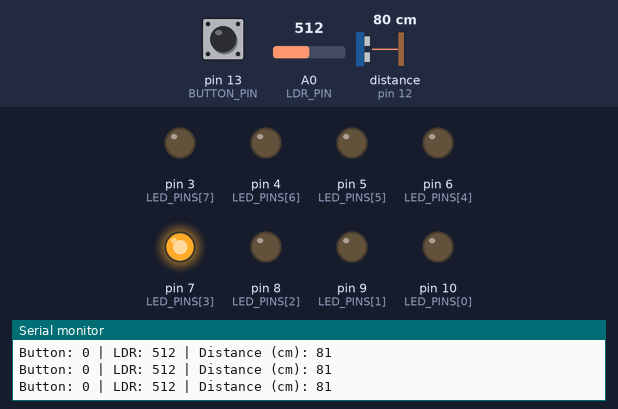
Simulated run of this sketch. Board: Arduino Uno, built with avr-gcc and run on an emulated ATmega328P. Parts: output pins drawn as LEDs (lit = HIGH), the last lines printed to the serial monitor. Inputs (shaded band) come from the test bench; at power-on: distance to the obstacle (sensor on pin 12) 80 cm, pin 13 (BUTTON_PIN) HIGH, A0 (LDR_PIN) = 512. The echo pulse lasts 58.3 µs per cm.

Above: at 4.7 s.
4.8 s: distance to the obstacle (sensor on pin 12) set to 120 cm
At 6.5 s:
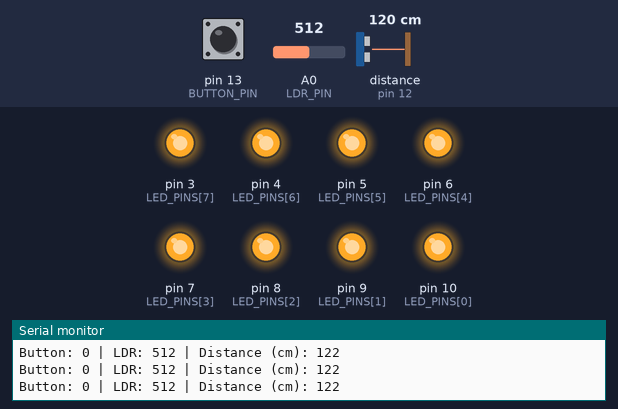
26.8 s: distance to the obstacle (sensor on pin 12) set to 9 cm
At 28.43 s:
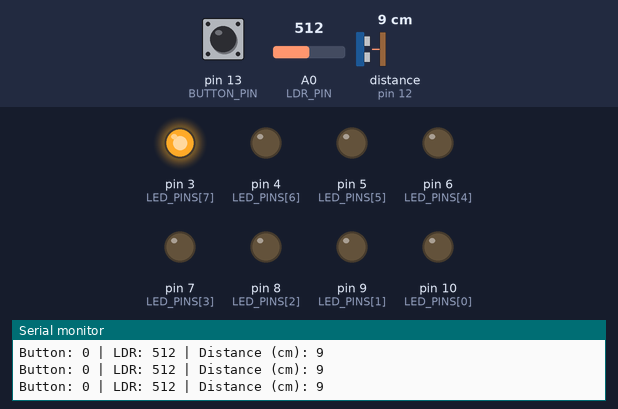
Timing chart, 0 to 54.8 s (numbered marks = the images above; inputs shaded):
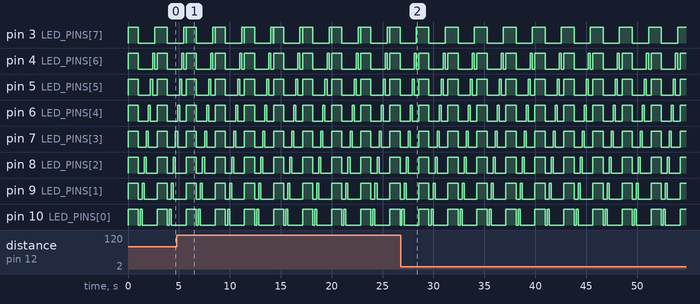

The sketch:

component_tester.ino
```cpp
/* Own a Snoopy Component Tester

To test all components to make sure they work properly

Created May 7th, 2025
By Jun Chen, Sunyu Jung

The Circuit:
* Button, LDR, and Ultrasonic Sensor as input
* 8 LEDs, and serial readout of sensor readings as output

  -----------------------------------------------------------
  • Reports the state of every input to the Serial Monitor every 100 ms
  • LED animation:
        1. All eight LEDs ON for 1 s
        2. Each LED lights up in sequence (200 ms per LED)
        3. Pause 250 ms
        4. Repeat
  Hardware‑only dependency:  NewPing library for the HC‑SR04‑style ultrasonic sensor
*/

#include <NewPing.h>

/* ---------- Pin assignments ---------- */
const int LDR_PIN      = A0;
const int BUTTON_PIN   = 13;
const int TRIG_PIN     = 11;
const int ECHO_PIN     = 12;
const int LED_PINS[8]  = {10, 9, 8, 7, 6, 5, 4, 3};

const byte  NUM_LEDS        = 8;
const unsigned int MAX_CM   = 300;      // Max range for NewPing

/* ---------- Objects & timers ---------- */
NewPing sonar(TRIG_PIN, ECHO_PIN, MAX_CM);

unsigned long lastSerial   = 0;
const  unsigned long SERIAL_PERIOD = 100;

unsigned long lastAnim     = 0;
int  animStep              = -1;            // –1  ➜ “all‑on” phase

/* ---------- Setup ---------- */
void setup() {
  Serial.begin(9600);

  pinMode(BUTTON_PIN, INPUT_PULLUP);         // HIGH = not pressed

  for (byte i = 0; i < NUM_LEDS; ++i) {
    pinMode(LED_PINS[i], OUTPUT);
    digitalWrite(LED_PINS[i], LOW);
  }
}

void loop() {
  unsigned long now = millis();

  /* ---- Periodic serial report ---- */
  if (now - lastSerial >= SERIAL_PERIOD) {
    bool  buttonPressed = (digitalRead(BUTTON_PIN) == LOW);   // 1 = pressed
    int   ldrValue      = analogRead(LDR_PIN);                // 0‑1023
    unsigned int distance = sonar.ping_cm();                  // 0 cm if out of range

    Serial.print("Button: ");
    Serial.print(buttonPressed);
    Serial.print(" | LDR: ");
    Serial.print(ldrValue);
    Serial.print(" | Distance (cm): ");
    Serial.println(distance);

    lastSerial = now;
  }

  /* ----   LED animation ---- */
  if (animStep == -1) {                     // *** Phase A: all LEDs ON ***
    for (byte i = 0; i < NUM_LEDS; ++i) digitalWrite(LED_PINS[i], HIGH);

    if (now - lastAnim >= 1000) {           // After 1 s ➜ move to phase B
      for (byte i = 0; i < NUM_LEDS; ++i) digitalWrite(LED_PINS[i], LOW);
      animStep  = 0;
      lastAnim  = now;
    }
  }
  else {                                    // *** Phase B: one‑by‑one ***
    if (now - lastAnim >= 200) {            // Change LED every 200 ms
      // Turn all off first
      for (byte i = 0; i < NUM_LEDS; ++i) digitalWrite(LED_PINS[i], LOW);

      // Light the current LED
      digitalWrite(LED_PINS[animStep], HIGH);

      // Advance to next LED
      animStep = (animStep + 1) % NUM_LEDS;

      if (animStep == 0) {                  // Completed the chase loop
        /* --- small delay before restarting animation --- */
        delay(250);                         // 250 ms pause
        // Ensure LEDs are off during the pause
        for (byte i = 0; i < NUM_LEDS; ++i) digitalWrite(LED_PINS[i], LOW);
        animStep = -1;                      // Back to “all on” phase
        lastAnim = millis();                // Reset timer after delay
      } else {
        lastAnim = now;
      }
    }
  }
}
```

Measured:
- by itself, pin 3 (LED_PINS[7]): alternates HIGH for 1.3 s and LOW for 1.6 s
- by itself, pin 4 (LED_PINS[6]): repeats every 2.9 s: LOW 0.25 s, HIGH 1.0 s, LOW 1.4 s, HIGH 0.20 s
- by itself, pin 5 (LED_PINS[5]): repeats every 2.9 s: LOW 0.45 s, HIGH 1.0 s, LOW 1.2 s, HIGH 0.20 s
- by itself, pin 6 (LED_PINS[4]): repeats every 2.9 s: LOW 0.65 s, HIGH 1.0 s, LOW 1.0 s, HIGH 0.20 s
- by itself, pin 7 (LED_PINS[3]): repeats every 2.9 s: LOW 0.85 s, HIGH 1.0 s, LOW 0.80 s, HIGH 0.20 s
- by itself, pin 8 (LED_PINS[2]): repeats every 2.9 s: LOW 1.1 s, HIGH 1.0 s, LOW 0.60 s, HIGH 0.20 s
- by itself, pin 9 (LED_PINS[1]): repeats every 2.9 s: LOW 1.3 s, HIGH 1.0 s, LOW 0.40 s, HIGH 0.20 s
- by itself, pin 10 (LED_PINS[0]): repeats every 2.9 s: LOW 1.5 s, HIGH 1.0 s, LOW 0.20 s, HIGH 0.20 s
